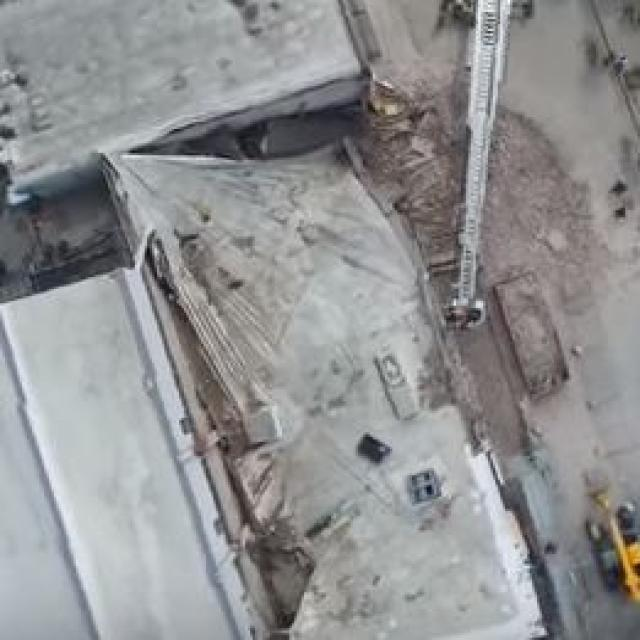
#> input picture Datasets/Phase 1 - AIDER-Disaster/test/images/collapsed_building_image0042_jpg.rf.9c687c3b5fe30c6e23134f912b0d045d.jpg, 640 x 640 px, given in place of external_overview_hq.mp4, which was not available
$ python render_aerial_fires.py
#> lines starting #> are read from the running program, lines starting #| are printed output that depends on the picture; after the words box and inside, x2 and y2 are one past the last pixel; in counts of white or black regions, pixels touching at a corner belong together; pictures that were not available may be replaced by others from this repository, and a replacement may not be noted
#> in main, img is the input picture: shape (640, 640, 3); mean B, G, R 146.4, 145.4, 144.8
#| Clean overview frame: 640x640
#!/usr/bin/env python3
"""Standalone script to composite realistic fires onto the aerial overview
frame. Runs just the fire compositing from run_cosmos_pipeline.py without
needing to re-run the full pipeline."""

import cv2
import json
import numpy as np
import os

PROJECT = os.path.dirname(os.path.abspath(__file__))
SRC_FRAMES = os.path.join(PROJECT, "debug_output", "frames")
OUT_DIR = os.path.join(PROJECT, "debug_output_1")

FIRE_ZONES = {
    "FZ_0": {"position": [-94.80, -16.50, 0.15], "intensity": 1.04, "radius": 8.03},
    "FZ_1": {"position": [-98.63, 46.50, 0.15], "intensity": 1.47, "radius": 6.97},
    "FZ_2": {"position": [-1.79, 46.50, 0.15], "intensity": 1.40, "radius": 8.25},
    "FZ_3": {"position": [87.55, -16.50, 0.15], "intensity": 1.12, "radius": 4.46},
    "FZ_4": {"position": [79.75, 46.50, 0.15], "intensity": 1.26, "radius": 7.23},
}

FIRE_SOURCE_STEPS = {"FZ_1": 167, "FZ_2": 210, "FZ_0": 285, "FZ_3": 167, "FZ_4": 285}


def frame_path(step):
    return os.path.join(SRC_FRAMES, f"frame_{step:06d}_rgb.jpg")


def extract_fire_patch(step, target_size):
    img = cv2.imread(frame_path(step))
    if img is None:
        return None, None
    hsv = cv2.cvtColor(img, cv2.COLOR_BGR2HSV)
    fire_mask = (
        ((hsv[:, :, 0] < 35) | (hsv[:, :, 0] > 150))
        & (hsv[:, :, 1] > 30)
        & (hsv[:, :, 2] > 90)
    ).astype(np.uint8) * 255
    kernel = cv2.getStructuringElement(cv2.MORPH_ELLIPSE, (5, 5))
    fire_mask = cv2.morphologyEx(fire_mask, cv2.MORPH_CLOSE, kernel, iterations=2)
    fire_mask = cv2.dilate(fire_mask, kernel, iterations=3)
    fire_mask = cv2.GaussianBlur(fire_mask, (15, 15), 0)
    ys, xs = np.where(fire_mask > 40)
    if len(xs) < 60:
        return None, None
    x1, x2, y1, y2 = xs.min(), xs.max(), ys.min(), ys.max()
    pad = 8
    y1, x1 = max(0, y1 - pad), max(0, x1 - pad)
    y2, x2 = min(img.shape[0], y2 + pad), min(img.shape[1], x2 + pad)
    patch = cv2.resize(img[y1:y2, x1:x2], (target_size, target_size), interpolation=cv2.INTER_LANCZOS4)
    mask = cv2.resize(fire_mask[y1:y2, x1:x2], (target_size, target_size), interpolation=cv2.INTER_LANCZOS4)
    return patch, mask


def alpha_composite(base, patch, mask, cx, cy):
    bh, bw = base.shape[:2]
    ph, pw = patch.shape[:2]
    hpw, hph = pw // 2, ph // 2
    x1, y1 = max(0, cx - hpw), max(0, cy - hph)
    x2, y2 = min(bw, cx + hpw), min(bh, cy + hph)
    px1, py1 = x1 - (cx - hpw), y1 - (cy - hph)
    px2, py2 = px1 + (x2 - x1), py1 + (y2 - y1)
    if x2 <= x1 or y2 <= y1:
        return
    roi = base[y1:y2, x1:x2].astype(np.float32)
    p = patch[py1:py2, px1:px2].astype(np.float32)
    a = (mask[py1:py2, px1:px2].astype(np.float32) / 255.0)[:, :, None]
    base[y1:y2, x1:x2] = np.clip(roi * (1 - a) + p * a, 0, 255).astype(np.uint8)


def add_radial_glow(base, cx, cy, radius, color_bgr, strength=0.35):
    bh, bw = base.shape[:2]
    r = int(radius * 1.3)
    y1, y2 = max(0, cy - r), min(bh, cy + r)
    x1, x2 = max(0, cx - r), min(bw, cx + r)
    if y2 <= y1 or x2 <= x1:
        return
    yy, xx = np.mgrid[y1:y2, x1:x2]
    dist = np.sqrt((xx - cx) ** 2.0 + (yy - cy) ** 2.0).astype(np.float32)
    glow = np.clip(1.0 - dist / radius, 0, 1) ** 2.2 * strength
    for c in range(3):
        roi = base[y1:y2, x1:x2, c].astype(np.float32)
        base[y1:y2, x1:x2, c] = np.clip(roi + glow * color_bgr[c], 0, 255).astype(np.uint8)


def make_smoke_plume(w_size, h_size, seed=0, color_base=(55, 50, 45)):
    rng = np.random.RandomState(seed)
    h, w = h_size, w_size
    y, x = np.mgrid[0:h, 0:w]
    yn = y.astype(np.float32) / h
    xn = (x.astype(np.float32) / w - 0.5) * 2

    width_profile = 0.3 + yn * 0.7
    edge_dist = np.abs(xn) / width_profile
    base_alpha = np.clip(1.0 - edge_dist * 1.1, 0, 1) ** 1.4
    vert_fade = np.clip(1.0 - yn * 0.85, 0, 1) ** 0.8

    turb = np.zeros((h, w), dtype=np.float32)
    for octave in range(4):
        freq = 2 ** (octave + 1)
        amp = 0.4 / (octave + 1)
        noise = rng.uniform(-1, 1, (max(2, h // freq + 1), max(2, w // freq + 1))).astype(np.float32)
        noise_up = cv2.resize(noise, (w, h), interpolation=cv2.INTER_CUBIC)
        turb += noise_up * amp

    alpha = np.clip(base_alpha * vert_fade + turb * 0.15, 0, 1) * 0.55

    b = np.clip(color_base[0] + yn * 30 + turb * 15, 20, 100).astype(np.uint8)
    g = np.clip(color_base[1] + yn * 25 + turb * 12, 20, 95).astype(np.uint8)
    r_ch = np.clip(color_base[2] + yn * 20 + turb * 10, 20, 90).astype(np.uint8)
    patch = np.stack([b, g, r_ch], axis=-1)
    mask = np.clip(alpha * 255, 0, 255).astype(np.uint8)
    return patch, mask


def make_ember_particles(size, n_embers, seed=0):
    rng = np.random.RandomState(seed)
    patch = np.zeros((size, size, 3), dtype=np.uint8)
    mask = np.zeros((size, size), dtype=np.uint8)
    for _ in range(n_embers):
        ex = rng.randint(size // 6, size * 5 // 6)
        ey = rng.randint(size // 4, size * 3 // 4)
        r = rng.randint(1, 3)
        brightness = rng.randint(200, 255)
        color = (rng.randint(20, 60), rng.randint(120, 200), brightness)
        cv2.circle(patch, (ex, ey), r, color, -1)
        cv2.circle(mask, (ex, ey), r + 1, 200, -1)
    mask = cv2.GaussianBlur(mask, (5, 5), 0)
    return patch, mask


def composite_fires_on_aerial(img):
    h, w = img.shape[:2]
#> h = 640; w = 640

    def world_to_px(wx, wy):
        safe_x = max(-75, min(75, wx))
        u = (safe_x + 80) / 160 * w
        v = (1 - (wy + 25) / 90) * h
        return int(max(30, min(w - 30, u))), int(max(30, min(h - 30, v)))

    zone_order = ["FZ_0", "FZ_1", "FZ_2", "FZ_3", "FZ_4"]

    # Pass 1: Ground scorching & wide glow
    for idx, zname in enumerate(zone_order):
        zdata = FIRE_ZONES[zname]
        cx, cy = world_to_px(zdata["position"][0], zdata["position"][1])
        intensity = zdata["intensity"]
        radius = zdata["radius"]
        base_size = int(max(55, min(130, radius * 6 * intensity)))

        add_radial_glow(img, cx, cy, base_size * 2.8, (10, 35, 140), strength=0.18 * intensity)
        add_radial_glow(img, cx, cy, base_size * 1.5, (15, 70, 210), strength=0.30 * intensity)

        scorch_r = int(base_size * 1.2)
        sy1, sy2 = max(0, cy - scorch_r), min(h, cy + scorch_r)
        sx1, sx2 = max(0, cx - scorch_r), min(w, cx + scorch_r)
        if sy2 > sy1 and sx2 > sx1:
            syy, sxx = np.mgrid[sy1:sy2, sx1:sx2]
            sdist = np.sqrt((sxx - cx) ** 2.0 + (syy - cy) ** 2.0)
            scorch_mask = np.clip((1.0 - sdist / scorch_r), 0, 1) ** 3 * 0.25
            for c in range(3):
                roi = img[sy1:sy2, sx1:sx2, c].astype(np.float32)
                img[sy1:sy2, sx1:sx2, c] = np.clip(roi * (1.0 - scorch_mask * 0.4), 0, 255).astype(np.uint8)

    # Pass 2: Fire patches (multi-layered)
    for idx, zname in enumerate(zone_order):
        zdata = FIRE_ZONES[zname]
        cx, cy = world_to_px(zdata["position"][0], zdata["position"][1])
#> cx = 30; cy = 579
        intensity = zdata["intensity"]
        radius = zdata["radius"]
        base_size = int(max(55, min(130, radius * 6 * intensity)))
        src_step = FIRE_SOURCE_STEPS.get(zname, 167)
        rng = np.random.RandomState(hash(zname) % 100000)

        for layer in range(3):
            layer_size = int(base_size * (0.7 + layer * 0.2))
            patch, mask = extract_fire_patch(src_step, layer_size)
            if patch is None:
                continue
            angle = idx * 72 + layer * 40 + rng.randint(-20, 20)
            M = cv2.getRotationMatrix2D((layer_size // 2, layer_size // 2), angle, 1.0)
            patch = cv2.warpAffine(patch, M, (layer_size, layer_size))
            mask = cv2.warpAffine(mask, M, (layer_size, layer_size))
            bright_shift = rng.uniform(0.85, 1.15)
            patch = np.clip(patch.astype(np.float32) * bright_shift, 0, 255).astype(np.uint8)
            dx = rng.randint(-base_size // 6, base_size // 6)
            dy = rng.randint(-base_size // 6, base_size // 6)
            alpha_composite(img, patch, mask, cx + dx, cy + dy)

        core_size = max(8, base_size // 5)
#> core_size = 11
        add_radial_glow(img, cx, cy, core_size, (80, 200, 255), strength=0.6 * intensity)
#> in add_radial_glow (call 11), `yy, xx = np.mgrid[y1:y2, x1:x2]`: yy: shape (28, 28) int64; 28 distinct labels, from 565 to 592

    # Pass 3: Smoke plumes
    for idx, zname in enumerate(zone_order):
        zdata = FIRE_ZONES[zname]
        cx, cy = world_to_px(zdata["position"][0], zdata["position"][1])
        intensity = zdata["intensity"]
        radius = zdata["radius"]
        base_size = int(max(55, min(130, radius * 6 * intensity)))
        rng = np.random.RandomState(hash(zname) % 100000 + 42)

        plume_w = int(base_size * 1.2)
        plume_h = int(base_size * 2.0)
        soot = max(0, min(30, int((intensity - 1.0) * 40)))
        sp, sm = make_smoke_plume(plume_w, plume_h, seed=hash(zname) % 10000,
                                  color_base=(50 - soot, 45 - soot, 40 - soot))
        alpha_composite(img, sp, sm, cx + rng.randint(-8, 8), cy - base_size // 2)

        wisp_w = int(base_size * 0.6)
        wisp_h = int(base_size * 1.2)
        wp, wm = make_smoke_plume(wisp_w, wisp_h, seed=hash(zname) % 10000 + 99,
                                  color_base=(65, 60, 55))
        wind_dx = rng.choice([-1, 1]) * (base_size // 3 + rng.randint(0, 15))
        alpha_composite(img, wp, wm, cx + wind_dx, cy - base_size // 4)
#> this loop made 5 passes
#> (zname, safe_x in world_to_px, u in world_to_px, v in world_to_px, cx, cy, intensity, radius) on passes 1 to 5: ('FZ_0', -75, 20, 579.6, 30, 579, 1.04, 8.03), ('FZ_1', -75, 20, 131.6, 30, 131, 1.47, 6.97), ('FZ_2', -1.79, 312.8, 131.6, 312, 131, 1.4, 8.25), ('FZ_3', 75, 620, 579.6, 610, 579, 1.12, 4.46), ('FZ_4', 75, 620, 131.6, 610, 131, 1.26, 7.23)
#> pass 1, in make_smoke_plume, `y, x = np.mgrid[0:h, 0:w]`:
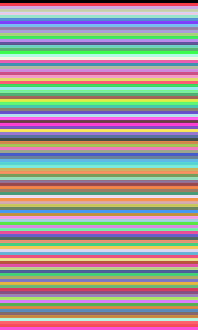
#> y: shape (110, 66) int64 (shown 3 times larger); 110 distinct labels, from 0 to 109; one colour per label, 0 black
#> pass 1, in make_smoke_plume, `yn = y.astype(np.float32) / h`:
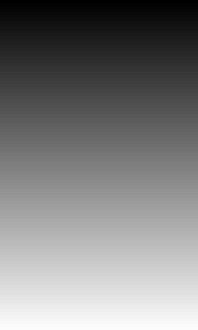
#> yn: shape (110, 66) float32 (shown 3 times larger); min 0, max 0.991, mean 0.495
#> after the loop:
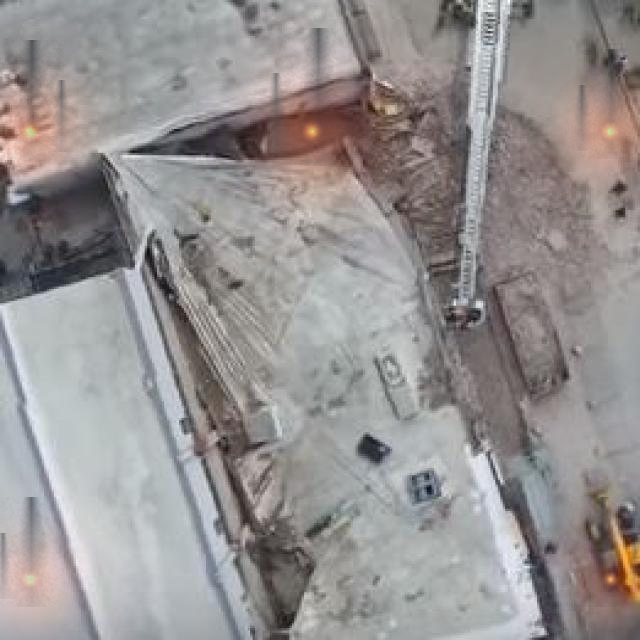
#> img: shape (640, 640, 3); mean B, G, R 145.6, 145.9, 149.9

    # Pass 4: Embers
    for idx, zname in enumerate(zone_order):
        zdata = FIRE_ZONES[zname]
        cx, cy = world_to_px(zdata["position"][0], zdata["position"][1])
        intensity = zdata["intensity"]
        radius = zdata["radius"]
        base_size = int(max(55, min(130, radius * 6 * intensity)))
        n_embers = int(12 * intensity)
        ember_field = int(base_size * 1.5)
        ep, em = make_ember_particles(ember_field, n_embers, seed=hash(zname) % 10000 + 7)
        alpha_composite(img, ep, em, cx, cy)
#> this loop made 5 passes
#> pass 1, in alpha_composite (call 11), `roi = base[y1:y2, x1:x2].astype(np.float32)`:
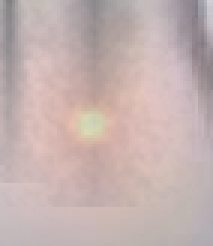
#> roi: shape (82, 71, 3) float32 (shown 3 times larger); mean B, G, R 175.9, 177.6, 196.4
#> pass 1, in alpha_composite (call 11), `a = (mask[py1:py2, px1:px2].astype(np.float32) / 255.0)[:, :, None]`:
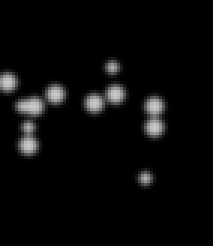
#> a: shape (82, 71, 1) float32 (shown 3 times larger); min 0, max 0.784, mean 0.0377
#> after the loop:
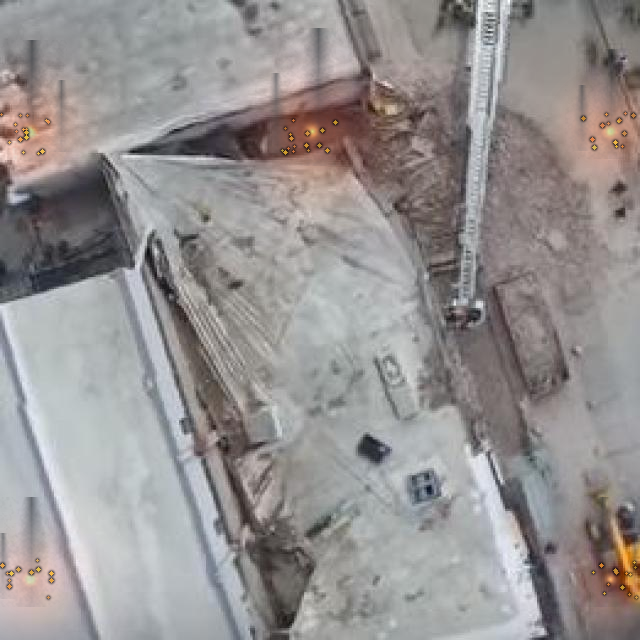
#> img: shape (640, 640, 3); 1.19% of pixels changed, all inside (x1, y1, x2, y2) = (0, 109, 640, 602)

    return img


def main():
    # Extract clean overview frame
    cap = cv2.VideoCapture(os.path.join(PROJECT, "debug_output", "external_overview_hq.mp4"))
    cap.set(cv2.CAP_PROP_POS_FRAMES, 0)
    ret, img = cap.read()
    cap.release()
    if not ret:
        print("ERROR: Could not read overview frame")
        return
    print(f"Clean overview frame: {img.shape[1]}x{img.shape[0]}")

    # Composite fires
    composite_fires_on_aerial(img)

    # Save survey frame
    cv2.imwrite(os.path.join(OUT_DIR, "phase1_survey_frame.jpg"), img, [cv2.IMWRITE_JPEG_QUALITY, 95])
    print("Saved phase1_survey_frame.jpg")

    # Regenerate annotated version with detection boxes
    p1_path = os.path.join(OUT_DIR, "phase1_results.json")
    if os.path.exists(p1_path):
        p1 = json.load(open(p1_path))
        annotated = img.copy()
        h, w = annotated.shape[:2]
        for det in p1.get("detections", []):
            bbox = det.get("bbox", [0, 0, 100, 100])
            x1, y1, x2, y2 = int(bbox[0]), int(bbox[1]), int(bbox[2]), int(bbox[3])
            x1, y1 = max(0, x1), max(0, y1)
            x2, y2 = min(w, x2), min(h, y2)
            color = (0, 0, 255)
            cv2.rectangle(annotated, (x1, y1), (x2, y2), color, 3)
            label = det.get("id", "FZ_?")
            conf = det.get("confidence", 0.5)
            text = f"{label} ({conf:.0%})"
            (tw, th_t), _ = cv2.getTextSize(text, cv2.FONT_HERSHEY_SIMPLEX, 0.7, 2)
            cv2.rectangle(annotated, (x1, y1 - th_t - 10), (x1 + tw + 6, y1), color, -1)
            cv2.putText(annotated, text, (x1 + 3, y1 - 5), cv2.FONT_HERSHEY_SIMPLEX, 0.7, (255, 255, 255), 2)
        cv2.imwrite(os.path.join(OUT_DIR, "phase1_annotated.jpg"), annotated, [cv2.IMWRITE_JPEG_QUALITY, 95])
        print("Saved phase1_annotated.jpg")

    # Stats
    hsv = cv2.cvtColor(img, cv2.COLOR_BGR2HSV)
#> hsv: shape (640, 640, 3); mean H, S, V 67.7, 19.4, 152.8
    fire_mask = (
        ((hsv[:, :, 0] < 25) | (hsv[:, :, 0] > 160))
        & (hsv[:, :, 1] > 50)
        & (hsv[:, :, 2] > 120)
    )
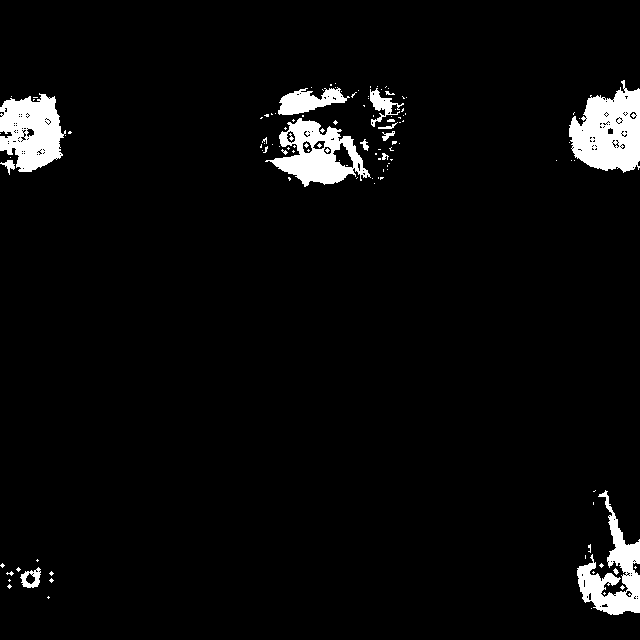
#> fire_mask: shape (640, 640) bool; 4.2% white; 118 white regions (103 under 20 px), largest, box (x1, y1, x2, y2) and area: (569, 80, 640, 173) 4438, (0, 93, 66, 172) 3573, (265, 118, 371, 187) 3345
    print(f"Fire pixel coverage: {fire_mask.sum() / fire_mask.size * 100:.2f}%")
#| Fire pixel coverage: 4.16%


if __name__ == "__main__":
    main()
